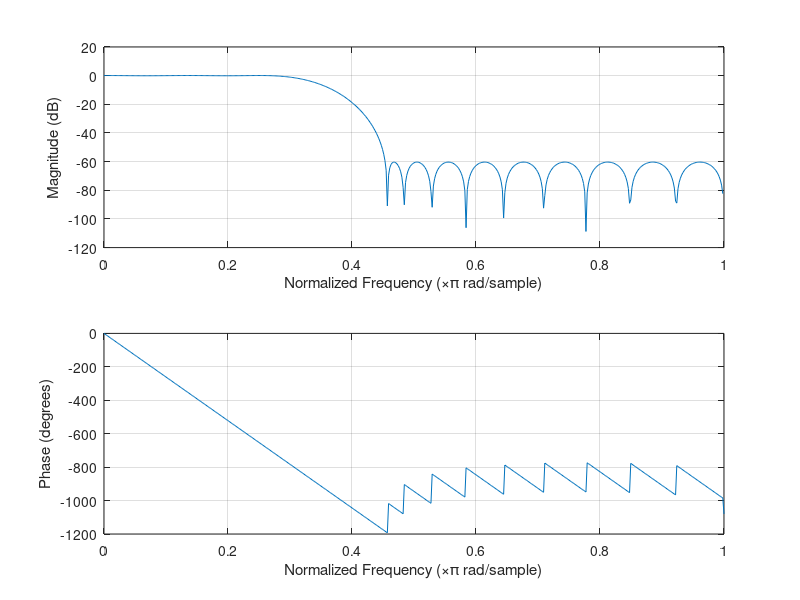

MATLAB code to generate this figure: (Note: this script raises an error after producing the figure.)
%% Niruyan Rakulan 214343438
%Introduction: The purpose of this lab was to create a filter using Matlabs
%firpm function. The filter was able to filter the high end frequencies in
%the sound file, and only allowed the low frequencies.

%Materials: PC, Matlab, Headphones
%%  Q1
%% 1)
clear all;
samp_freq = 22050;
pB = 3000;% passband
sB = 5000;% stopband
sr = 0.001;% stopband ripple
pr = 0.01; % Passband ripple
fp = pB/samp_freq;%normalized pB
fs = sB/samp_freq;%normalized sB
%Use of Equation 1
Lp =( -20* log10(sqrt(sr*pr))-13)/(14.6*abs(fs-fp))+1; %length
%Lp=28.94

F = [pB, sB];
A = [1,0];
Dev = [pr, sr];
%Use of MATLAB function

L = firpmord(F,A,Dev,samp_freq );
%The two methods did not yield the same answer; Lp(Equation
%1)=28.94,L(Matlab)=27

%% 2)
%FIR filter using equation 1
figure
[q,Fi,Ai,W]=firpmord(F,A,Dev,samp_freq); 
h1=firpm(ceil(Lp),Fi,Ai,W); %filter coeffcient
freqz(h1,1);

figure 
lpbwq1=imread('lowpassbandequation1.png');
imshow(lpbwq1);
%Low pass band for Equation 1. Does meet requirement since lower than
%60dB(-20log(0.001)=60). 

figure
hpbwq1=imread('highpassbandequation1.png');
imshow(hpbwq1);
%High pass band for Equation 1. Does meet requirement since lower than
%0.0864dB(-20log(0.01)=0.0864). 
% The FIR filter design does meet the specifications because the ripples
% are lower than needed.
%% 3)
%FIR filter using matlab equation
figure
[N,Fi,Ai,W]=firpmord(F,A,Dev,samp_freq); 
h2=firpm(N,Fi,Ai,W); %filter coeffcient
freqz(h2,1); %plot

figure 
lpbwm=imread('lowpassbandmatlab.png');
imshow(lpbwm);
%Low pass band for Matlab function. Doesnt meet requirement since higher than
%60dB(-20log(0.001)=60). 

figure
hpbwm=imread('highpassbandmatlab.png');
imshow(hpbwm);
%High pass band for Matlab function. Doesnt meet requirement since higher than
%0.0864dB(-20log(0.01)=0.0864). 
%This filter does not meet the specifications because the ripples are
%higher than intended.
%% 4

%Equation 1 does meet the requirement(assume use ceiling of Lm) since ripples less than intended. Matlab funciton does not meet requirements since ripples greater than intended. To improve, increase the length.
%% 5
figure;
[N,Fi,Ai,W]=firpmord(F,A,Dev,samp_freq); 
h2=firpm(N+2,Fi,Ai,W); %filter coeffcient
freqz(h2,1);
%Length of Matlab function increased by 2.
figure;
lpbwq1=imread('lowpassbandequation1.png');
imshow(lpbwq1);
%Low pass band for New signal. Does meet requirement since lower than
%60dB(-20log(0.001)=60). 
figure
hpbwq1=imread('highpassbandequation1.png');
imshow(hpbwq1);
%High pass band for New Signal. Does meet requirement since lower than
%0.0864dB(-20log(0.01)=0.0864). 
%% 6
figure;
[y,FS] = audioread('music.wav');
sound(y,FS);
Y = fft(y);
m = abs(Y);
n = length(Y);
f = (0:1/n:1-1/n)*FS;
plot(f,m);

%6aconvolition
figure;
yhcon = conv(y,h2);
sound(yhcon,FS);
plot(abs(fft(yhcon)));
% Got rid of the high frequncies, and kept the low frequencies intact.

%bfft
figure;
H2=fft(h2,297702);
YH2Mul= Y.*H2';
sound(ifft(YH2Mul),FS);
plot(abs(YH2Mul));
%Got rid of the high frequncies, and kept the low frequencies intact.

%c
figure;
m1=filter(h2,1,y);
sound(m1,FS);
plot(abs(fft(m1)));
%Got rid of the high frequncies, and kept the low frequencies intact.

%% Conclusion
%The lab went as expected. The lab taught us how to make filters and apply
%them in matlab.